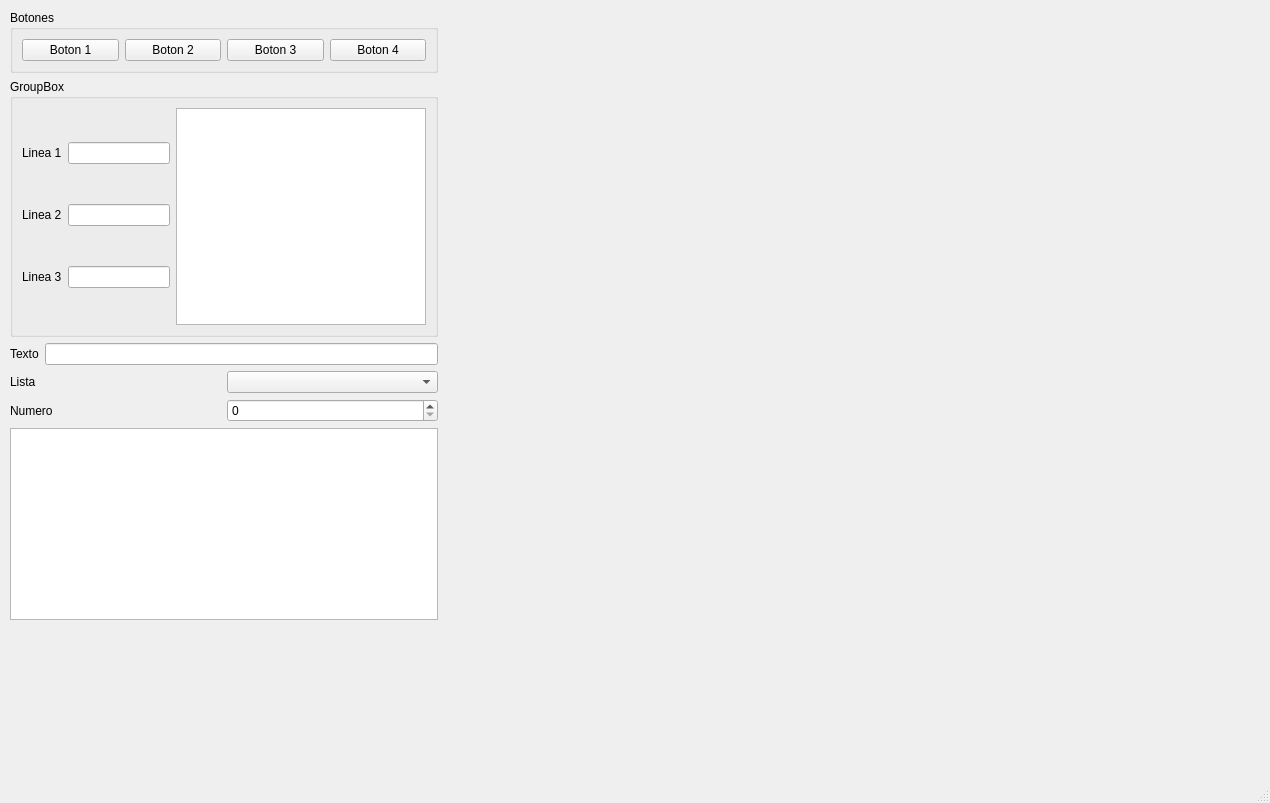
<?xml version="1.0" encoding="UTF-8"?>
<ui version="4.0">
 <class>MainWindow</class>
 <widget class="QMainWindow" name="MainWindow">
  <property name="geometry">
   <rect>
    <x>0</x>
    <y>0</y>
    <width>1270</width>
    <height>803</height>
   </rect>
  </property>
  <property name="windowTitle">
   <string>MainWindow</string>
  </property>
  <widget class="QWidget" name="centralwidget">
   <widget class="QWidget" name="">
    <property name="geometry">
     <rect>
      <x>10</x>
      <y>10</y>
      <width>428</width>
      <height>610</height>
     </rect>
    </property>
    <layout class="QVBoxLayout" name="verticalLayout_4">
     <item>
      <widget class="QGroupBox" name="groupBox">
       <property name="sizePolicy">
        <sizepolicy hsizetype="Preferred" vsizetype="Maximum">
         <horstretch>0</horstretch>
         <verstretch>0</verstretch>
        </sizepolicy>
       </property>
       <property name="title">
        <string>Botones</string>
       </property>
       <layout class="QHBoxLayout" name="horizontalLayout_2">
        <item>
         <layout class="QHBoxLayout" name="horizontalLayout">
          <item>
           <widget class="QPushButton" name="pushButton">
            <property name="text">
             <string>Boton 1</string>
            </property>
           </widget>
          </item>
          <item>
           <widget class="QPushButton" name="pushButton_4">
            <property name="text">
             <string>Boton 2</string>
            </property>
           </widget>
          </item>
          <item>
           <widget class="QPushButton" name="pushButton_3">
            <property name="text">
             <string>Boton 3</string>
            </property>
           </widget>
          </item>
          <item>
           <widget class="QPushButton" name="pushButton_2">
            <property name="text">
             <string>Boton 4</string>
            </property>
           </widget>
          </item>
         </layout>
        </item>
       </layout>
      </widget>
     </item>
     <item>
      <widget class="QGroupBox" name="groupBox_2">
       <property name="title">
        <string>GroupBox</string>
       </property>
       <layout class="QHBoxLayout" name="horizontalLayout_7">
        <item>
         <layout class="QHBoxLayout" name="horizontalLayout_6">
          <item>
           <layout class="QVBoxLayout" name="verticalLayout">
            <item>
             <layout class="QHBoxLayout" name="horizontalLayout_3">
              <item>
               <widget class="QLabel" name="label">
                <property name="text">
                 <string>Linea 1</string>
                </property>
               </widget>
              </item>
              <item>
               <widget class="QLineEdit" name="lineEdit_2"/>
              </item>
             </layout>
            </item>
            <item>
             <layout class="QHBoxLayout" name="horizontalLayout_4">
              <item>
               <widget class="QLabel" name="label_2">
                <property name="text">
                 <string>Linea 2</string>
                </property>
               </widget>
              </item>
              <item>
               <widget class="QLineEdit" name="lineEdit_3"/>
              </item>
             </layout>
            </item>
            <item>
             <layout class="QHBoxLayout" name="horizontalLayout_5">
              <item>
               <widget class="QLabel" name="label_3">
                <property name="text">
                 <string>Linea 3</string>
                </property>
               </widget>
              </item>
              <item>
               <widget class="QLineEdit" name="lineEdit_4"/>
              </item>
             </layout>
            </item>
           </layout>
          </item>
          <item>
           <widget class="QTextEdit" name="textEdit"/>
          </item>
         </layout>
        </item>
       </layout>
      </widget>
     </item>
     <item>
      <layout class="QVBoxLayout" name="verticalLayout_3">
       <item>
        <layout class="QVBoxLayout" name="verticalLayout_2">
         <item>
          <layout class="QHBoxLayout" name="horizontalLayout_8">
           <item>
            <widget class="QLabel" name="label_4">
             <property name="text">
              <string>Texto</string>
             </property>
            </widget>
           </item>
           <item>
            <widget class="QLineEdit" name="lineEdit"/>
           </item>
          </layout>
         </item>
         <item>
          <layout class="QHBoxLayout" name="horizontalLayout_9">
           <item>
            <widget class="QLabel" name="label_6">
             <property name="sizePolicy">
              <sizepolicy hsizetype="Preferred" vsizetype="Fixed">
               <horstretch>0</horstretch>
               <verstretch>0</verstretch>
              </sizepolicy>
             </property>
             <property name="text">
              <string>Lista</string>
             </property>
            </widget>
           </item>
           <item>
            <widget class="QComboBox" name="comboBox"/>
           </item>
          </layout>
         </item>
         <item>
          <layout class="QHBoxLayout" name="horizontalLayout_10">
           <item>
            <widget class="QLabel" name="label_5">
             <property name="text">
              <string>Numero</string>
             </property>
            </widget>
           </item>
           <item>
            <widget class="QSpinBox" name="spinBox"/>
           </item>
          </layout>
         </item>
        </layout>
       </item>
       <item>
        <widget class="QTextEdit" name="textEdit_2"/>
       </item>
      </layout>
     </item>
    </layout>
   </widget>
  </widget>
  <widget class="QMenuBar" name="menubar">
   <property name="geometry">
    <rect>
     <x>0</x>
     <y>0</y>
     <width>1270</width>
     <height>33</height>
    </rect>
   </property>
  </widget>
  <widget class="QStatusBar" name="statusbar"/>
 </widget>
 <resources/>
 <connections/>
</ui>
